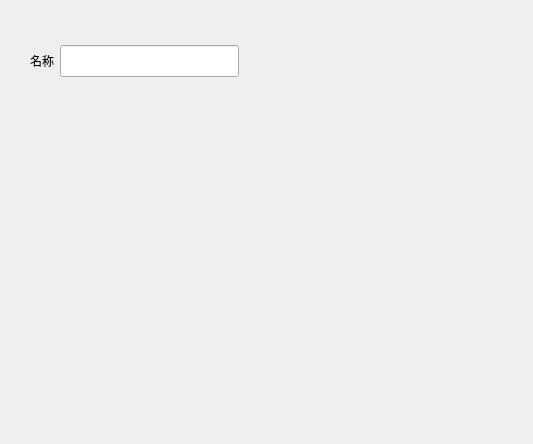
<?xml version="1.0" encoding="UTF-8"?>
<ui version="4.0">
 <class>nifo::ui::name_panel</class>
 <widget class="QWidget" name="nifo::ui::name_panel">
  <property name="geometry">
   <rect>
    <x>0</x>
    <y>0</y>
    <width>533</width>
    <height>444</height>
   </rect>
  </property>
  <property name="minimumSize">
   <size>
    <width>0</width>
    <height>32</height>
   </size>
  </property>
  <property name="windowTitle">
   <string>name</string>
  </property>
  <widget class="QWidget" name="layoutWidget">
   <property name="geometry">
    <rect>
     <x>30</x>
     <y>10</y>
     <width>209</width>
     <height>101</height>
    </rect>
   </property>
   <layout class="QFormLayout" name="position">
    <property name="sizeConstraint">
     <enum>QLayout::SizeConstraint::SetMinimumSize</enum>
    </property>
    <property name="labelAlignment">
     <set>Qt::AlignmentFlag::AlignRight|Qt::AlignmentFlag::AlignTrailing|Qt::AlignmentFlag::AlignVCenter</set>
    </property>
    <property name="formAlignment">
     <set>Qt::AlignmentFlag::AlignRight|Qt::AlignmentFlag::AlignTrailing|Qt::AlignmentFlag::AlignVCenter</set>
    </property>
    <property name="verticalSpacing">
     <number>0</number>
    </property>
    <item row="0" column="0">
     <widget class="QLabel" name="label_x_pos">
      <property name="sizePolicy">
       <sizepolicy hsizetype="Preferred" vsizetype="Preferred">
        <horstretch>0</horstretch>
        <verstretch>0</verstretch>
       </sizepolicy>
      </property>
      <property name="minimumSize">
       <size>
        <width>0</width>
        <height>32</height>
       </size>
      </property>
      <property name="maximumSize">
       <size>
        <width>16777215</width>
        <height>35</height>
       </size>
      </property>
      <property name="text">
       <string>名称</string>
      </property>
      <property name="alignment">
       <set>Qt::AlignmentFlag::AlignRight|Qt::AlignmentFlag::AlignTrailing|Qt::AlignmentFlag::AlignVCenter</set>
      </property>
     </widget>
    </item>
    <item row="0" column="1">
     <widget class="QLineEdit" name="name">
      <property name="sizePolicy">
       <sizepolicy hsizetype="Preferred" vsizetype="Preferred">
        <horstretch>0</horstretch>
        <verstretch>0</verstretch>
       </sizepolicy>
      </property>
      <property name="minimumSize">
       <size>
        <width>0</width>
        <height>32</height>
       </size>
      </property>
      <property name="maximumSize">
       <size>
        <width>16777215</width>
        <height>35</height>
       </size>
      </property>
     </widget>
    </item>
   </layout>
  </widget>
 </widget>
 <resources/>
 <connections/>
</ui>
